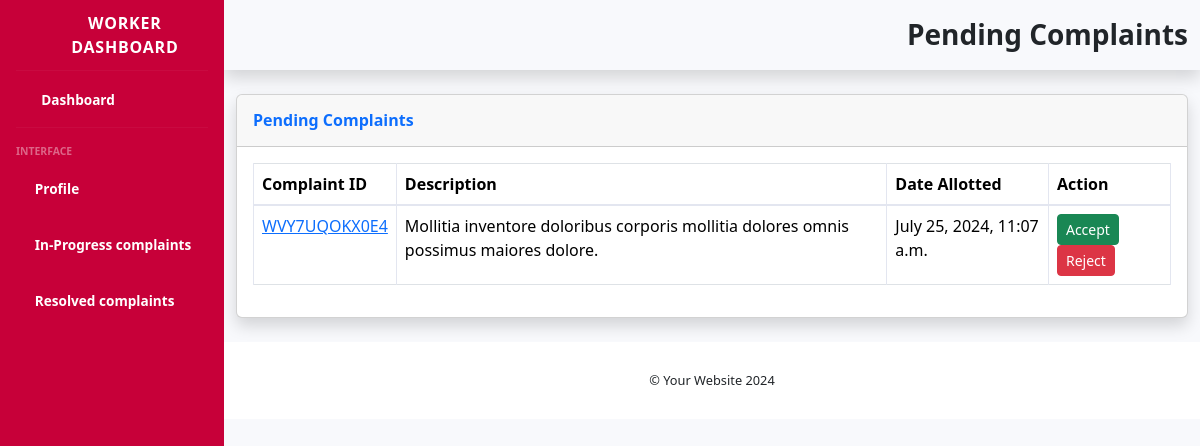
The app's page /worker_pending_complaints/ (signed in), older data.
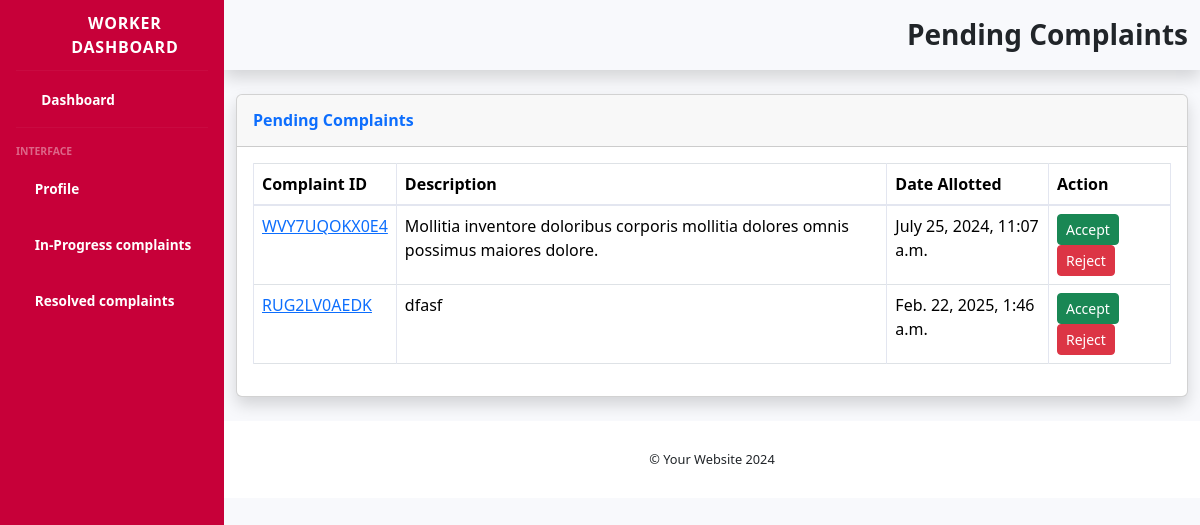
The same page, newer data.
### app1/models.py (models this page shows, shortened)
class Complaint(models.Model):
    STATUS_CHOICES = (
        ('Pending', 'Pending'),
        ('Accepted', 'Accepted'),
        ('Allotted', 'Allotted'),
        ('In Progress', 'In Progress'),
        ('Resolved', 'Resolved'),
        ('Rejected', 'Rejected')
    )
    RESOLUTION_CHOICES = (
        ('Normal', 'Normal (10-15 days)'),
        ('Immediate', 'Immediate (3-4 days)'),
    )
    id = models.CharField(max_length=16, primary_key=True)  # Define id field explicitly
    title = models.CharField(max_length=200)
    Email= models.EmailField(null=False, blank=False)
    Phone_number=PhoneNumberField(max_length=13,null=False, blank=False)
    description = models.TextField()
    department = models.ForeignKey(Department, on_delete=models.CASCADE)
    raised_by = models.CharField(max_length=100)
    raised_at = models.DateTimeField(auto_now_add=True)
    date_alloted = models.DateTimeField(null=True, blank=True)
    date_started = models.DateTimeField(null=True, blank=True)
    date_resolved = models.DateTimeField(null=True, blank=True)
    resolution_time = models.CharField(max_length=20, choices=RESOLUTION_CHOICES, default='Normal')
    status = models.CharField(max_length=20, choices=STATUS_CHOICES, default='Pending')
    assigned_to = models.ForeignKey('assign',on_delete=models.CASCADE, null=True, blank=True)
    image = models.FileField(upload_to='complaint_images/', null=False, blank=False, default=FileNotFoundError)

### app1/views.py (the view, shortened to what this page needs)
# urls.py: path('worker_pending_complaints/', views.worker_pending_complaints, name='worker_pending_complaints'),
@login_required(login_url='worker_login')
def worker_pending_complaints(request):
    current_assign = request.user.assign
    pending_complaints = Complaint.objects.filter(assigned_to=current_assign, status='Allotted')
    context = {
        'pending_complaints': pending_complaints
    }
    return render(request, "worker_pending_complaints.html", context)

### app1/Templates/worker_pending_complaints.html (shortened to what the changed rows need)
{% load static %}
<!DOCTYPE html>
<html lang="en">
<head>
    <link href="{% static 'vendor/fontawesome-free/css/all.min.css' %}" rel="stylesheet">
    <link href="{% static 'css/sb-admin-2.min.css' %}" rel="stylesheet">
    <link href="https://cdn.jsdelivr.net/npm/bootstrap@5.3.3/dist/css/bootstrap.min.css" rel="stylesheet">
</head>
<body id="page-top">
    <div id="wrapper">
        <div id="content-wrapper" class="d-flex flex-column">
            <div id="content">
                <nav class="navbar navbar-expand navbar-light topbar mb-4 static-top shadow">
                    <ul class="navbar-nav ml-auto">
                        <li class="nav-item">
                            <div class="container">
                                <div class="row">
                                    <div class="col">
                                        <div class="text-end">
                                            <h1 class="h3 mb-0 fw-bolder text-800">Pending Complaints</h1>
                                        </div>
                                    </div>
                                </div>
                            </div>
                        </li>
                    </ul>
                </nav>
                <div class="container-fluid">
                    <div class="card shadow mb-4">
                        <div class="card-body">
                            <div class="table-responsive">
                                <form method="post">
                                    <table class="table table-bordered" id="dataTable" width="100%" cellspacing="0">
                                        <thead>
                                            <tr>
                                                <th>Complaint ID</th>
                                                <th>Description</th>
                                                <th>Date Allotted</th>
                                                <th>Action</th>
                                            </tr>
                                        </thead>
                                        <tbody>
                                            {% for complaint in pending_complaints %}
                                            <tr>
                                                <td><a href="{% url 'complaint_detail' complaint.id %}">{{ complaint.id }}</a></td>
                                                <td>{{ complaint.description }}</td>
                                                <td>{{ complaint.date_alloted }}</td>
                                                <td>
                                                    <form method="post" style="display:inline;">
                                                        <button type="submit" name="action" value="accept" class="btn btn-success btn-sm">Accept</button>
                                                        <button type="submit" name="action" value="reject" class="btn btn-danger btn-sm">Reject</button>
                                                    </form>
                                                </td>
                                            </tr>
                                            {% empty %}
                                            <tr>
                                                <td colspan="4">No pending complaints found</td>
                                            </tr>
                                            {% endfor %}
                                        </tbody>
                                    </table>
                                </form>
                            </div>
                        </div>
                    </div>
                </div>
            </div>
        </div>
    </div>
</body>
</html>

Row changes from the older to the newer data that the page shows:
added Complaint: id "RUG2LV0AEDK", description "dfasf", date_alloted "Feb. 22, 2025, 1:46 a.m."
